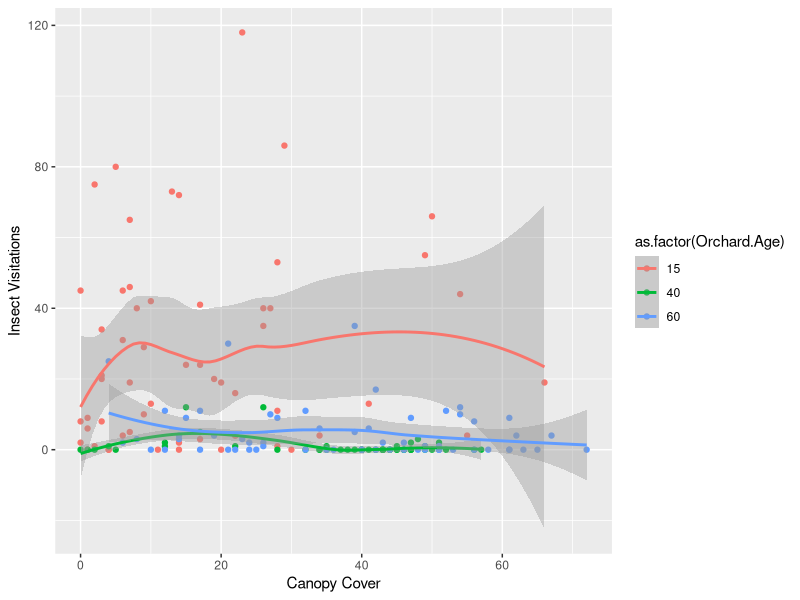

Write the R code that produced this figure. (Note: this script raises an error after producing the figure.)
## POLLINATOR THESIS PROJECT FIGURES
## Canopy cover vs. pollinator abundances


## Libraries needed
library(tidyverse)
library(ggplot2)
library(dplyr)
library(nlme)
library(multcomp)

#############################
#############################
## Import data
## Clean up column names and columns

observedpollinators <- read.csv("observedpollinators_2021.csv")%>%
  mutate(Management=ifelse(Management=="flailscrape", "scraped", ifelse(Management=="flail", "flailed", Management)))%>%
  mutate(Seed.Mix=ifelse(Seed.Mix=="annuals", "annual", ifelse(Seed.Mix=="perennials", "perennial", Seed.Mix)))
names(observedpollinators) <- c ("Month", "Orchard.Age", "Block", "Management", "Seed.Mix", "Host.Plant", "Morphospecies", "Number", "Notes")
#before proceeding to merge you'll need to summarize this down to the month level example below
observedpollinators<-observedpollinators%>%
  group_by(Orchard.Age, Block, Management, Seed.Mix)%>%
  summarize(Number=sum(Number))

canopycover <- read.csv("canopy_cover.csv")%>%
  filter(year==2021)%>% #have to do this here
  mutate(seedmix=ifelse(seedmix=="annuals", "annual", ifelse(seedmix=="perennials", "perennial", seedmix)))
names(canopycover) <- c("Orchard.Age", "Block", "Management", "Seed.Mix", "Canopy", "Year")
#############################
#############################

## I want to compare pollinator abundance and canopy cover, and I'd also like to keep the
## orchard age variable in there so that I can see if that has an effect (since canopy
## cover tended to vary with age)
## I also want to filter out 2020 data, since pollinators were only collected in 2021
#why? canopy is at the seeding plot level
#A: Maybe I can just select for canopy instead? I just want to include the canopy values in the
#'canopyvisits' dataset for the plot

canopyvisits <- full_join(observedpollinators, canopycover) %>%
  mutate(Number=ifelse(is.na(Number), 0, Number))%>%
  group_by(Orchard.Age, Block, Canopy) %>% 
  summarise(Number = sum(Number))

## Plot

ggplot(canopyvisits, aes(x=Canopy, y=Number, colour=as.factor(Orchard.Age))) +
  geom_point() +
  labs(x="Canopy Cover", y = "Insect Visitations") +
  stat_smooth()

#############################
#############################

## Statistics
## I'm using a mixed model. 'lme' uses t-tests and f-tests to find the significance between
## canopy cover and insect visits. Canopy cover is a random effect.

mmcanopy<-lme(Number~Canopy, random = ~1|Block/Orchard.Age, data = canopyvisits, na.action=na.omit)
summary(mmcanopy)
anova(mmcanopy)

mmcanopy<-lme(Number~Seed.Mix+Canopy, random = ~1|Block/Orchard.Age, data = canopyvisits, na.action=na.omit)
summary(mmcanopy)
anova(mmcanopy) 
#seed mix yes, canopy no
#question: is the reported p-value for canopy 0.5795 (not significant)?
